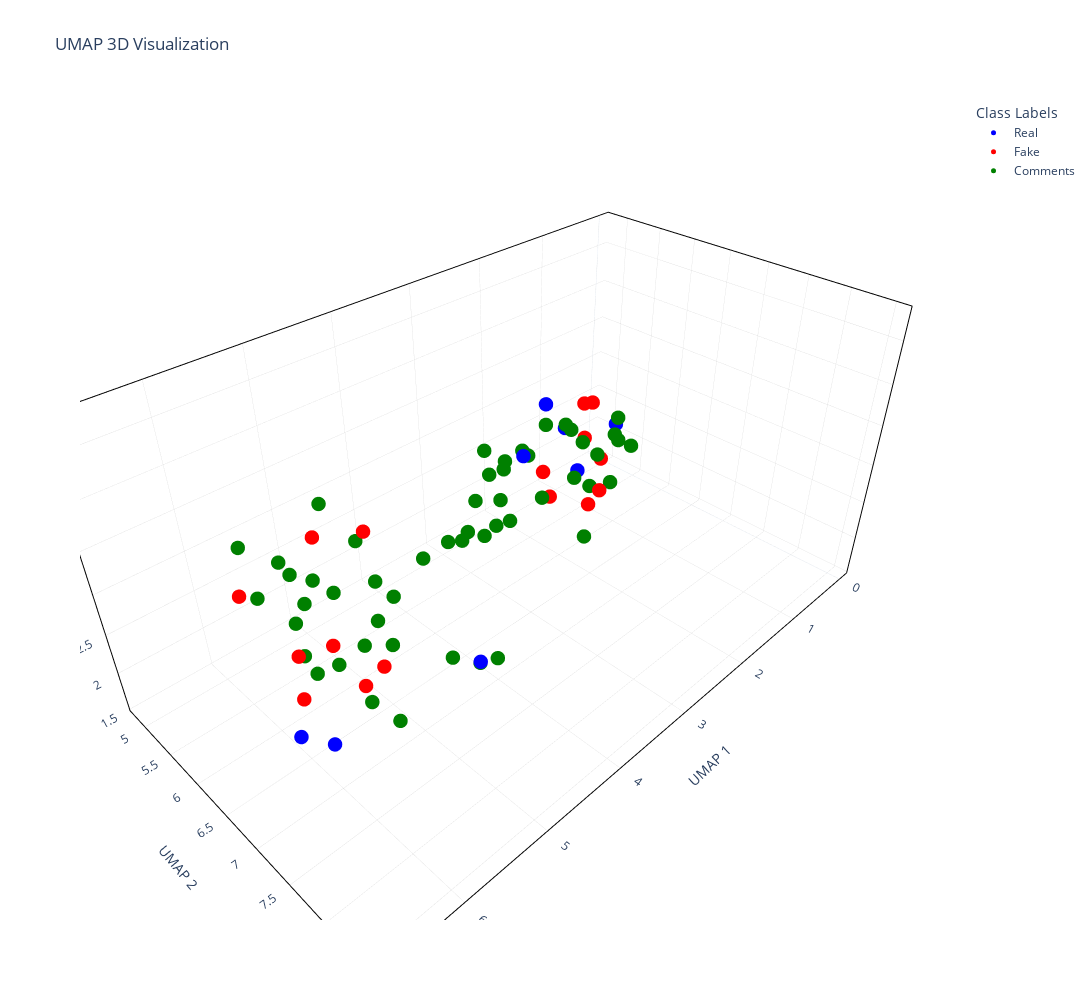

Notebook code cell kept with this figure:
### Code cell
visualizer.reduce_dimensionality("umap", n_components=3)
visualizer.visualize("umap", n_components=3, title="UMAP 3D Visualization")

### Figure 1 — Plotly figure (JSON) as saved in the notebook; plotly's stock layout.template omitted (floating-point values rounded to 4 significant figures; data arrays with more than 128 entries replaced by an {"elided": "..."} marker saying what was removed)
{"data": [{"customdata": [["UK TIER 2 Care home visas available inside UK and outside Uk as well can apply Leeds. Carehome 10 vacancies 7 females and 3 males 3 months experience Gloucestershire 8 vacancies 6 females and 2 males.", 1375, "Real"], ["Canada making progress with vaccine. Hopefully trials will prove to be successful as countries around the world race to find a way to protect global population.", 2053, "Real"], ["For those in the USA who have received their vaccine-- please consider signing up for the CDC's Vsafe after vaccination health checker. You can sign up anytime after receiving your first dose until 6 ", 3089, "Real"], ["I would like to acknowledge the entire Anesthesia staff the Anesthesiologist, CRNA’s and the Anesthesia Techs. These are the staff members on the front line responsible for intubations and placing the", 5265, "Real"], ["Female self-employed live-in carer needed for a lady near High Wycombe. Driver with own car preferred. Must have permission to work in the UK. £855/wk. Please PM me ref:SC No sponsorship available - s", 5790, "Real"], ["Keeping everyone of you in my prayers. Please know that your service to others at this tragic and chaotic time is what His Holiness always talks about. We are all extremely proud of you 🙏🏽💪🏼👍🏼", 4859, "Real"], ["https://www.mirror.co.uk/news/uk-news/breaking-coronavirus-mcdonalds-closing-uk-21735921 When they start closing big food chains that can only mean 1 thing!!!", 6540, "Real"], ["https://www.independent.co.uk/news/uk/politics/coronavirus-rent-mortgage-payments-covid-19-labour-corbyn-johnson-a9402596.html Why everyone didn't vote for Labour is beyond me!!! If our prime minister", 6702, "Real"]], "hovertemplate": "<b>Text:</b> %{customdata[0]}<br><b>ID:</b> %{customdata[1]}<br><b>Predict:</b> %{customdata[2]}", "marker": {"color": "blue", "size": 5}, "mode": "markers", "name": "Real", "type": "scatter3d", "x": [5.551, 0.7632, 1.016, 2.375, 0.1717, 0.8336, 6.436, 6.277], "y": [8.453, 4.92, 4.809, 5.75, 5.291, 5.226, 7.213, 7.453], "z": [3.781, 2.303, 2.712, 2.954, 2.273, 1.816, 2.69, 2.666]}, {"customdata": [["Are you all seeing a lot of “second timers”?? If you have, how far apart between diagnoses and was the second time generally worse or better symptom wise? Was it truly a second time contraction or was", 1280, "Fake"], ["Interesting. I can’t wait to see what info further research uncovers.", 871, "Fake"], ["Are there any articles objecting to the blood type theory that A blood types are 50% more likely to get ARDS version of Covid-19?", 4258, "Fake"], ["As my Grammy used to say, “If you don’t have any thing nice to say, don’t say anything at all.” A few of the MANY reasons why I’ve chosen to receive the COVID-19 Vaccine: 1. As a nurse I feel it is my", 5219, "Fake"], ["Anyone been tested for covid and it be negative...then your symptoms get worse? Been tested for flu, strep, mono, checked for pneumonia, PE...then covid tested again. Waiting on results. Feeling awful", 3332, "Fake"], ["We're praising a man for doing things he should have done as soon as this thing left China!!!", 6036, "Fake"], ["recruiting from india .middle east and phillippines only", 5190, "Fake"], ["Got my 1st vaccine today 😁", 1510, "Fake"], ["https://abcnews.go.com/Politics/9000-retired-army-medical-personnel-respond-armys-call/story?id=69833949&cid=social_fb_abcn Upbeat news—here comes some backup.", 51, "Fake"], ["A brave and noble man. 💚💙", 31, "Fake"], ["I have a tightness in my chest, no cough. I can’t tell if it’s anxiety or what.. I’m trying to stay away from the hospital if I can", 5510, "Fake"], ["To go with our cloth masks? Kudos to the community for loving on the local healthcare workers!", 3463, "Fake"], ["Great visual for understanding how cough, sneeze, or talking droplets work. How long they last, how they float, how to get rid of them etc. This is how covid or other airborne pathogens are spread.", 4785, "Fake"], ["Physicians may soon be able to tailor COVID19 treatments based on their genes.", 5983, "Fake"], ["Why does Aspirin, and or ibuprofen affect the body of somebody who has the coronavirus in a deadly way? Does anybody in the medical know why? I have a friend with the virus and would love to explain w", 3687, "Fake"], ["Is everyone wearing hair covers in their Covid rooms? We’ve been told not to and that it doesn’t ‘stick’ to hair... 🧐 then again they tell us something different every day.", 2961, "Fake"]], "hovertemplate": "<b>Text:</b> %{customdata[0]}<br><b>ID:</b> %{customdata[1]}<br><b>Predict:</b> %{customdata[2]}", "marker": {"color": "red", "size": 5}, "mode": "markers", "name": "Fake", "type": "scatter3d", "x": [6.727, 0.5086, 6.175, 2.371, 0.6576, 5.793, 6.51, 6.202, 1.177, 5.788, 1.421, 5.881, 0.438, 0.4433, 5.803, 1.255], "y": [7.245, 5.343, 7.402, 6.164, 5.282, 7.266, 7.511, 6.965, 5.727, 6.826, 6.096, 7.695, 4.957, 4.993, 7.495, 5.003], "z": [4.387, 1.907, 4.697, 2.6, 2.783, 2.855, 3.401, 3.267, 1.69, 3.021, 2.198, 3.436, 2.555, 2.049, 4.603, 1.883]}, {"customdata": {"elided": "52x3 mixed values"}, "hovertemplate": "<b>Text:</b> %{customdata[0]}<br><b>ID:</b> %{customdata[1]}<br><b>Predict:</b> %{customdata[2]}", "marker": {"color": "green", "size": 5}, "mode": "markers", "name": "Comments", "type": "scatter3d", "x": [1.213, 5.943, 1.837, 5.7, 6.372, 0.1709, 6.13, 1.035, 6.725, 6.312, 6.43, 6.139, 5.627, 6.236, 1.017, 2.844, 1.544, 4.099, 5.468, 5.958, 0.7966, 2.23, 0.04602, 0.935, 5.582, 3.895, 5.374, 2.85, 5.579, 5.294, 1.534, 6.643, 2.59, 6.031, 5.752, 5.747, 2.771, 3.643, 0.8165, 5.43, 6.273, 2.582, 3.22, 6.436, 1.608, 0.6393, 5.948, 3.015, 1.611, 2.713, 3.489, 2.14], "y": [4.999, 7.561, 6.051, 8.316, 7.357, 5.348, 7.066, 5.271, 7.513, 7.752, 7.435, 6.951, 7.112, 7.284, 5.702, 6.007, 5.907, 6.416, 8.549, 7.196, 5.415, 5.301, 5.472, 5.892, 7.258, 6.393, 7.632, 5.92, 7.41, 7.087, 5.005, 7.202, 5.334, 7.349, 7.257, 7.48, 5.707, 6.196, 5.771, 8.316, 7.037, 6.245, 5.99, 7.774, 5.689, 5.692, 7.932, 6.037, 6.051, 5.541, 6.158, 5.5], "z": [2.57, 2.99, 2.551, 3.83, 4.445, 2.048, 3.848, 2.536, 4.528, 3.791, 4.066, 3.22, 4.218, 3.32, 2.352, 2.424, 2.847, 3.019, 3.826, 4.778, 1.641, 2.617, 1.96, 2.688, 3.867, 2.915, 4.192, 3.072, 3.278, 3.434, 2.258, 4.75, 2.937, 4.07, 3.284, 3.692, 2.165, 2.787, 1.879, 3.593, 4.322, 2.727, 2.405, 4.671, 3.02, 2.721, 3.058, 2.805, 1.579, 2.764, 3.086, 2.813]}], "layout": {"height": 1000, "legend": {"title": {"text": "Class Labels"}}, "scene": {"xaxis": {"gridcolor": "lightgray", "gridwidth": 0.5, "linecolor": "black", "linewidth": 2, "mirror": true, "showline": true, "title": {"text": "UMAP 1"}}, "yaxis": {"gridcolor": "lightgray", "gridwidth": 0.5, "linecolor": "black", "linewidth": 2, "mirror": true, "showline": true, "title": {"text": "UMAP 2"}}, "zaxis": {"gridcolor": "lightgray", "gridwidth": 0.5, "linecolor": "black", "linewidth": 2, "mirror": true, "showline": true, "title": {"text": "UMAP 3"}}}, "title": {"text": "UMAP 3D Visualization"}, "width": 1400, "xaxis": {"gridcolor": "lightgray", "gridwidth": 0.5, "linecolor": "black", "linewidth": 2, "mirror": true, "showline": true, "title": {"text": "UMAP 1 →"}, "zeroline": true, "zerolinecolor": "black", "zerolinewidth": 1.2}, "yaxis": {"gridcolor": "lightgray", "gridwidth": 0.5, "linecolor": "black", "linewidth": 2, "mirror": true, "showline": true, "title": {"text": "UMAP 2 →"}, "zeroline": true, "zerolinecolor": "black", "zerolinewidth": 1.2}}}
